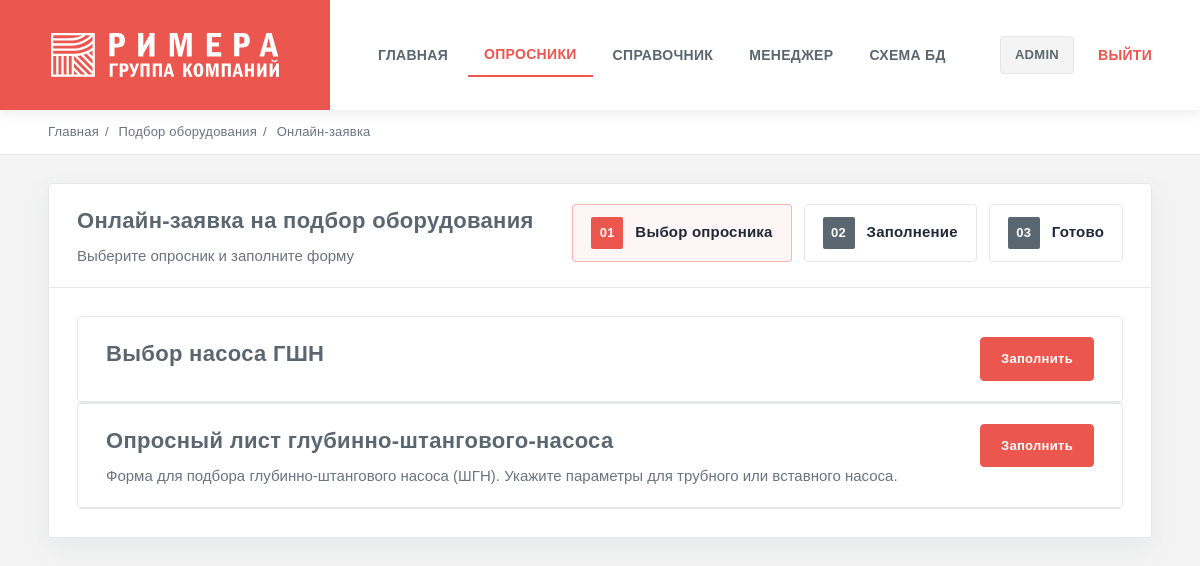
Page /q/ (signed in) on the committed database.
### questionnaires/models.py (models this page shows, shortened)
class Questionnaire(models.Model):
    slug = models.SlugField(unique=True)
    title = models.CharField(max_length=200)
    description = models.TextField(blank=True)
    is_active = models.BooleanField(default=True)

### questionnaires/views.py (the view)
# urls.py: path("", views.questionnaire_list, name="questionnaire_list"),
@login_required
def questionnaire_list(request):
    items = Questionnaire.objects.filter(is_active=True).order_by("title")
    return render(request, "questionnaires/list.html", {"items": items})

### templates/questionnaires/list.html (shortened to what this page needs)
{% extends "base.html" %}
{% block crumbs %}
  <div class="crumbs">
    <a href="/">Главная</a><span class="sep">/</span>
    <span>Подбор оборудования</span><span class="sep">/</span>
    <span>Онлайн-заявка</span>
  </div>
{% endblock %}
{% block content %}
  <div class="card">
    <div class="card-head">
      <div>
        <h1 class="card-title">Онлайн-заявка на подбор оборудования</h1>
        <div class="card-sub">Выберите опросник и заполните форму</div>
      </div>
      <div class="stepper">
        <div class="step active"><span class="num">01</span> Выбор опросника</div>
        <div class="step"><span class="num">02</span> Заполнение</div>
        <div class="step"><span class="num">03</span> Готово</div>
      </div>
    </div>
    <div class="card-body">
      <div class="grid">
        {% for q in items %}
          <div class="card" style="margin-top:0; box-shadow:none;">
            <div class="card-head">
              <div>
                <h2 class="card-title">{{ q.title }}</h2>
                <div class="card-sub">{{ q.description }}</div>
              </div>
              <a class="btn primary" href="{% url 'start_questionnaire' slug=q.slug %}">Заполнить</a>
            </div>
          </div>
        {% endfor %}
      </div>
    </div>
  </div>
{% endblock %}

### templates/base.html (shortened to what this page needs)
<!DOCTYPE html>
<html lang="ru">
  <head>
    {% load static %}
    <link rel="stylesheet" href="{% static 'css/main.css' %}" />
  </head>
  <body>
    <header class="top">
      <a class="brand" href="/"><img src="{% static 'img/logo.svg' %}" alt="Ижнефтемаш — Римера" class="brand-logo" /></a>
      <div class="nav-area">
        <nav class="nav">
          <a class="link {% if request.path == '/' %}primary{% endif %}" href="/">Главная</a>
          <a class="link {% if request.path|slice:':3' == '/q/' and 'handbook' not in request.path and 'manager' not in request.path %}primary{% endif %}" href="/q/">Опросники</a>
          <a class="link {% if '/handbook/' in request.path %}primary{% endif %}" href="/q/handbook/">Справочник</a>
          {% if user.is_staff %}
            <a class="link {% if '/manager/' in request.path and 'schema' not in request.path %}primary{% endif %}" href="/q/manager/submissions/">Менеджер</a>
            <a class="link {% if '/schema/' in request.path %}primary{% endif %}" href="/q/manager/schema/">Схема БД</a>
          {% endif %}
        </nav>
        <div style="display:flex; align-items:center; gap:8px;">
          {% if user.is_authenticated %}
            <span class="pill">{{ user.username }}</span>
            <form method="post" action="{% url 'logout' %}" style="display:inline;">
              <button class="link danger" type="submit">Выйти</button>
            </form>
          {% else %}
            <a class="link" href="/accounts/login/">Войти</a>
            <a class="link" href="/accounts/signup/">Регистрация</a>
          {% endif %}
        </div>
      </div>
    </header>
    <div class="wrap">
      {% block crumbs %}
      {% endblock %}
      <div class="page-body">
        {% block content %}
        {% endblock %}
      </div>
    </div>
  </body>
</html>

### staticfiles/css/main.css (style rules this page uses)
:root { --rimera-red: #eb564f; --rimera-grey: #5b6770; --bg: #f4f4f4; --card: #ffffff; --text: #1f2937; --muted: #6b7280; --line: #e5e7eb; --shadow: 0 10px 30px rgba(91, 103, 112, .08); --accent: var(--rimera-red); --accent2: var(--rimera-grey); --radius: 4px; }
* { box-sizing: border-box; }
body { margin: 0; font-family: 'Circe', Arial, sans-serif; background: var(--bg); color: var(--text); font-size: 16px; line-height: 1.5; }
a { color: inherit; text-decoration: none; }
.wrap { max-width: 100%; margin: 0; padding: 0 0 64px; }
.page-body { max-width: 100%; margin: 0; padding: 28px 48px 64px; }
.top { display: flex; align-items: stretch; width: 100%; box-shadow: 0 2px 12px rgba(91, 103, 112, .15); position: sticky; top: 0; z-index: 200; }
.brand { display: flex; align-items: center; justify-content: center; background: var(--rimera-red); padding: 33px 51px; min-width: 220px; flex-shrink: 0; }
.brand-logo { height: 44px; width: auto; display: block; }
.nav-area { flex: 1; display: flex; align-items: center; justify-content: space-between; background: #fff; padding: 0 32px; gap: 16px; }
.nav { display: flex; gap: 4px; flex-wrap: wrap; align-items: center; }
.link { display: inline-flex; align-items: center; gap: 8px; padding: 10px 16px; border-radius: 0; border: none; background: transparent; font-family: 'Circe', Arial, sans-serif; font-weight: 700; font-size: 14px; letter-spacing: .3px; color: var(--rimera-grey); transition: color .15s, background .15s; text-transform: uppercase; }
.link.primary { color: var(--rimera-red); border-bottom: 2px solid var(--rimera-red); background: transparent; }
.link.danger { color: var(--rimera-red); background: transparent; }
.pill { display: inline-flex; align-items: center; padding: 8px 14px; border-radius: var(--radius); border: 1px solid var(--line); background: var(--bg); color: var(--rimera-grey); font-weight: 700; font-size: 13px; text-transform: uppercase; letter-spacing: .3px; }
.crumbs { max-width: 100%; margin: 0; padding: 12px 48px; color: var(--muted); font-size: 13px; letter-spacing: .2px; background: #fff; border-bottom: 1px solid var(--line); }
.crumbs a { color: var(--muted); text-decoration: none; }
.crumbs .sep { margin: 0 6px; }
.card { margin-top: 0; background: var(--card); border: 1px solid var(--line); border-radius: var(--radius); box-shadow: var(--shadow); overflow: hidden; width: 100%; }
.card-head { padding: 20px 28px; border-bottom: 1px solid var(--line); display: flex; align-items: flex-start; justify-content: space-between; gap: 20px; }
.card-title { margin: 0; font-family: 'Circe', Arial, sans-serif; font-size: 22px; font-weight: 700; letter-spacing: .3px; color: var(--rimera-grey); }
.card-sub { margin-top: 8px; color: var(--muted); font-size: 15px; }
.card-body { padding: 28px; }
.stepper { display: flex; gap: 12px; flex-wrap: wrap; }
.step { display: flex; align-items: center; gap: 12px; padding: 12px 18px; border: 1px solid var(--line); border-radius: var(--radius); background: #fff; font-family: 'Circe', Arial, sans-serif; font-weight: 700; font-size: 15px; letter-spacing: .2px; }
.step .num { width: 32px; height: 32px; border-radius: 2px; display: grid; place-items: center; background: var(--rimera-grey); color: #fff; font-size: 13px; font-weight: 700; letter-spacing: .3px; }
.step.active { border-color: rgba(235, 86, 79, .4); background: rgba(235, 86, 79, .05); }
.step.active .num { background: var(--rimera-red); }
.btn { display: inline-flex; align-items: center; justify-content: center; gap: 8px; padding: 11px 20px; border-radius: var(--radius); border: 1px solid var(--line); background: #fff; font-family: 'Circe', Arial, sans-serif; font-weight: 700; font-size: 13px; letter-spacing: .3px; cursor: pointer; transition: all .15s; }
.btn.primary { border-color: var(--rimera-red); background: var(--rimera-red); color: #fff; }
.grid { display: grid; gap: 0; }

### rows in the picture
Questionnaire: title "Выбор насоса ГШН"
Questionnaire: title "Опросный лист глубинно-штангового-насоса", description "Форма для подбора глубинно-штангового насоса (ШГН). Укажите параметры для трубного или вставного насоса."

### other values in the picture
{{ user.username }} "ADMIN"
